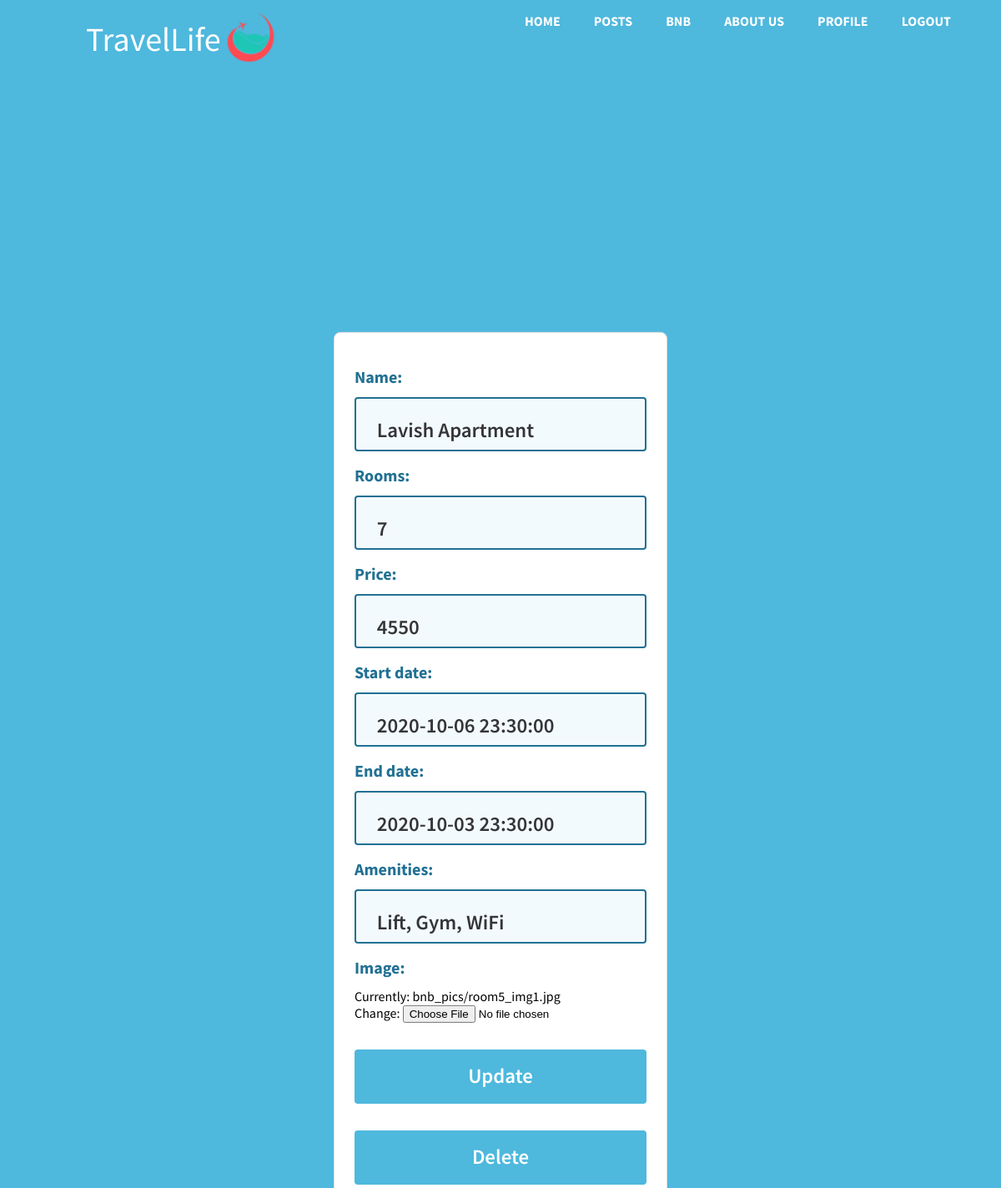
/bnb/7/update/ (signed in), run on the app's committed database.
### bnb/models.py (models this page shows, shortened)
class BNB(models.Model):
	name = models.CharField(max_length=100)
	rooms = models.CharField(max_length=1)
	price = models.CharField(max_length=10)
	start_date = models.DateTimeField(default=timezone.now)
	end_date = models.DateTimeField(default=timezone.now)
	amenities = models.CharField(max_length=100)
	image = models.ImageField(default='bnb_pics/default.jpg', upload_to='bnb_pics')
	author = models.ForeignKey(User, on_delete=models.CASCADE)

### bnb/views.py (the view, shortened to what this page needs)
# urls.py: path('<int:pk>/update/', BNBUpdateView.as_view(), name='bnb-update'),
class BNBUpdateView(LoginRequiredMixin, UserPassesTestMixin, UpdateView):
	model = BNB
	template_name = 'bnb/bnb_update.html'
	fields = ['name', 'rooms', 'price', 'start_date', 'end_date', 'amenities', 'image']
	def test_func(self):
		post = self.get_object()
		if self.request.user == post.author:
			return True
		return False

### bnb/templates/bnb/bnb_update.html (shortened to what this page needs)
{% load static %}
<!DOCTYPE html>
<html lang="en" >
<head>
<link rel="stylesheet" href="{% static 'blog/css/main.css' %}">
</head>
<body>
<header>
<nav>
  <ul>
    <li><a href="{% url 'home' %}" title="Let's Go Back Home :)">Home</a></li>
    <li><a href="{% url 'posts-home' %}" title="Find out about the hottest and coolest places on Earth !!">Posts</a></li>
    <li><a href="{% url 'bnb-home' %}" title="Bed & Breakfast !!">BNB</a></li>
    <li><a href="{% url 'about' %}" title="Know More About Us">About Us</a></li>
    {% if user.is_authenticated %}
    	<li><a href="{% url 'profile' %}" title="Profile">Profile</a></li>
    	<li><a href="{% url 'logout' %}" title="Logout">Logout</a></li>
    {% else %}
    	<li><a href="{% url 'signup' %}" title="Sign Up">Sign Up</a></li>
    	<li><a href="{% url 'login' %}" title="Login">Login</a></li>
    {% endif %}
  </ul>
</nav>
<table border="0">
		<tr>
			<td>
				<div style="font-size: 40px;color: white;">
				<a href="{% url 'home' %}" style="color: white;">
				TravelLife
				</a>
				</div>
			</td>
			<td>
				<a href="{% url 'home' %}">
				<img src="{% static "blog/logo.png" %}" alt="Logo">
				</a>
			</td>
		</tr>
</table>
</header>
<form method="POST" enctype="multipart/form-data">
  	<div class="inputGroup inputGroup1">
	{{ form.as_p }}
	</div>
	<div class="inputGroup inputGroup3">
		<button type="submit">Update</button>
	</div>
	<div class="inputGroup inputGroup3">
		<a href="{% url 'bnb-delete' object.id %}">
		<button type="button">Delete</button>
		</a>
	</div>
</form>
</body>
</html>

### blog/static/blog/css/main.css (style rules this page uses)
body { background-color: #4eb8dd; margin: 0; padding : 0; width: 100%; font-size: 16px; font-family: 'Source Sans Pro', sans-serif; font-weight: 400; -webkit-font-smoothing: antialiased; }
form { position: absolute; top: 50%; left: 50%; transform: translate(-50%, -40%); display: inline-block; width: 100%; max-width: 400px; background-color: #FFF; margin: 0 auto 100px; padding: 1.5em; box-sizing: border-box; border: solid 1px #DDD; border-radius: .5em; font-family: 'Source Sans Pro', sans-serif; }
form .inputGroup { margin: 0 0 2em; padding: 0; position: relative; }
form .inputGroup:last-of-type { margin-bottom: 0; }
form label { margin: 0 0 12px; display: block; font-size: 1.25em; color: #217093; font-weight: 700; font-family: inherit; }
form input[type='email'], form input[type="text"], form input[type='password'], form textarea { display: block; margin: 0; padding: 0 1em 0; background-color: #f3fafd; border: solid 2px #217093; border-radius: 4px; -webkit-appearance: none; box-sizing: border-box; width: 100%; height: 65px; font-size: 1.55em; color: #353538; font-weight: 600; font-family: inherit; transition: box-shadow .2s linear, border-color .25s ease-out; }
form input[type='email'], form input[type="text"] { padding: 14px 1em 0px; }
form button { display: block; margin: 0; padding: .65em 1em 1em; background-color: #4eb8dd; border: none; border-radius: 4px; box-sizing: border-box; box-shadow: none; width: 100%; height: 65px; font-size: 1.55em; color: #FFF; font-weight: 600; font-family: inherit; transition: background-color .2s ease-out; }
header { padding: 10px 100px; box-sizing: border-box; }
nav { width: 50% height:50px; background : #4eb8dd; border-top: 1px solid rgba(255 255 255 .2); border-bottom: 1px solid rgba(255 255 255 .2); position: fixed; top: 0; right: 0; padding-right: 20px; }
nav ul { display: flex; margin: 0; padding: 0 20px; float: right; }
nav ul li { list-style: none; }
nav ul li a { display: block; color: #fff; padding:0 20px; text-decoration: none; text-transform: uppercase; font-weight: bold; line-height:50px; }
a { text-decoration: none; color: black; }
img { border-radius: 5px 5px 0 0; }

### bnb/templates/bnb/bnb_update.html (style rules this page uses)
form { transform: translate(-50%, -30%); }

### data on the page
BNB: name "Lavish Apartment", rooms "7", price "4550", start_date "2020-10-06 23:30:00", end_date "2020-10-03 23:30:00", amenities "Lift, Gym, WiFi"
